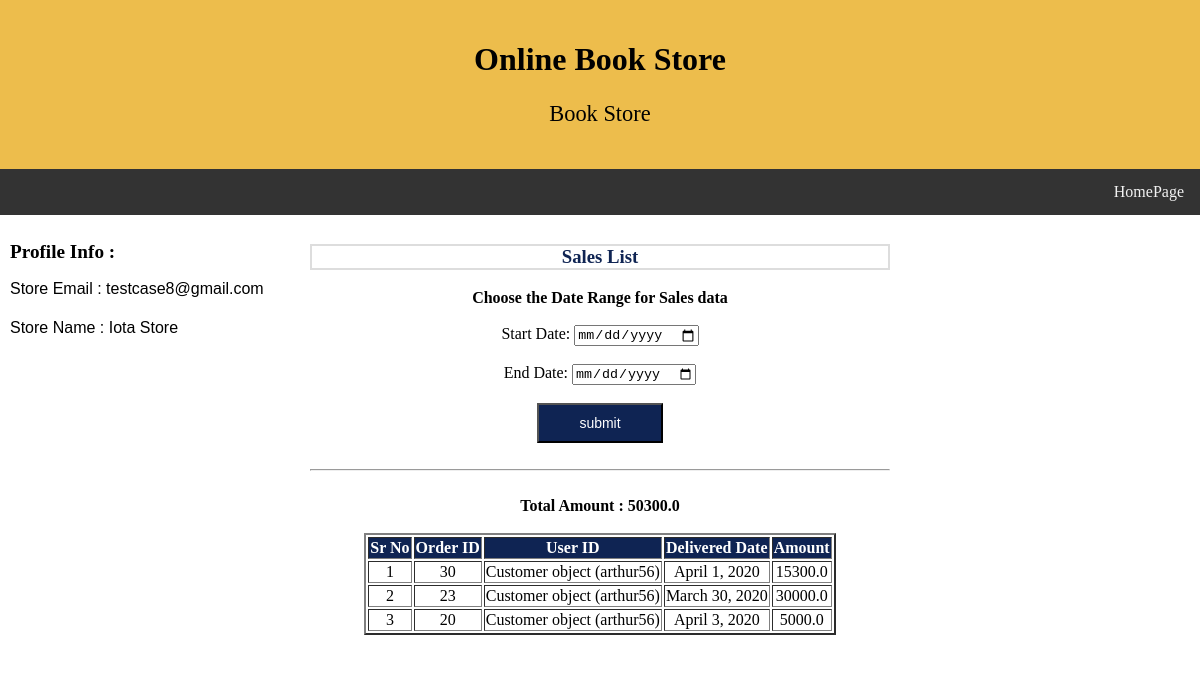
/store/storeSales (signed in), run on the app's committed database.
### newApp/models.py (models this page shows)
class Book_store(models.Model):
    store_id        = models.AutoField(primary_key = True)
    store_name      = models.CharField(max_length = 100)
    email           = models.EmailField(unique = True)
    password        = models.CharField(max_length = 50)
    website         = models.CharField(max_length = 50)
    phone_no        = models.CharField(max_length = 10)
    rating          = models.IntegerField(default = 0, null = True)
    address_line1   = models.CharField(max_length = 100)
    address_line2   = models.CharField(max_length = 100)
    city            = models.CharField(max_length = 50)
    district        = models.CharField(max_length = 50)
    state           = models.CharField(max_length = 50)
    zip_code        = models.CharField(max_length = 6)
    class Meta:
        db_table = "Book_store"

class Order(models.Model):
    STATUS_CHOICES  = [('Delivered', 'Delivered'), ('Processing', 'Processing'), ('Cancelled', 'Cancelled')]
    order_id        = models.AutoField(primary_key = True)
    user_id         = models.ForeignKey(Customer, on_delete = models.CASCADE)
    store_id        = models.ForeignKey(Book_store, to_field = 'store_id', db_column = 'store_id', on_delete = models.CASCADE)
    status                  = models.CharField(max_length = 20, choices = STATUS_CHOICES)
    date_of_order           = models.DateTimeField(auto_now_add = True)
    expected_delivery_date  = models.DateField(null = True, blank = True)
    delivered_date          = models.DateField(null = True, blank = True)
    cancelled_date          = models.DateField(null = True, blank = True)
    cancelled_by            = models.CharField(max_length = 20, null = True, blank = True)
    cancellation_remarks    = models.CharField(max_length = 100, null = True, blank = True)
    total_price             = models.FloatField(default = 0.0)
    address_no              = models.IntegerField(default = 0)
    class Meta:
        db_table = "Order"

class Customer(models.Model):
    user_id         = models.CharField(max_length = 50, primary_key = True)
    email           = models.EmailField()
    password        = models.CharField(max_length = 50)
    first_name      = models.CharField(max_length = 50)
    middle_name     = models.CharField(max_length = 50, null = True)
    last_name       = models.CharField(max_length = 50)
    phone_no        = models.CharField(max_length = 50)
    no_of_addr      = models.IntegerField(default = 1)
    class Meta:
        db_table = "Customer"

### newApp/views.py (the view)
# urls.py: path('store/storeSales', views.storeSalesList, name ='storeSalesList'),
def storeSalesList(request):
    if storeSessionCheck(request) == True:
        if request.method == "POST":
            storeemail = request.session['email']
            cursor1 = connection.cursor()
            query = '''SELECT store_id, store_name, email
                       FROM Book_store
                       WHERE email=%s'''
            cursor1.execute(query, [storeemail])
            q_result_store = cursor1.fetchone()
            store = {}
            store_email     = q_result_store[2]
            store_name      = q_result_store[1]
            store_id        = q_result_store[0]
            start_date = request.POST['start_date']
            end_date   = request.POST['end_date']
            if start_date != None or end_date != None:
                order_list = Order.objects.filter(store_id = store_id, status = "Delivered", delivered_date__range = [start_date, end_date]).order_by('-delivered_date')[:20]
                total_amt = 0
                for order in order_list:
                    total_amt = total_amt + order.total_price
            else:
                messages.error(request, "Enter the Date correctly")
            return render(request, 'store/salesList.html', {'store_email': store_email, 'store_name' : store_name,'o_list': order_list, 'amount': total_amt})
        else:
            storeemail = request.session['email']
            cursor1 = connection.cursor()
            query = '''SELECT store_id, store_name, email
                       FROM Book_store
                       WHERE email=%s'''
            cursor1.execute(query, [storeemail])
            q_result_store = cursor1.fetchone()
            store = {}
            store_email     = q_result_store[2]
            store_name      = q_result_store[1]
            store_id        = q_result_store[0]
            order_list = Order.objects.filter(store_id = store_id, status = "Delivered").order_by('-date_of_order')[:20]
            total_amt = 0
            for order in order_list:
                total_amt = total_amt + order.total_price
            return render(request, 'store/salesList.html', {'store_email': store_email, 'store_name' : store_name,'o_list': order_list, 'amount': total_amt})
    else:
        messages.error(request, "Not Logged In")
        return redirect('storeLogin')

### newApp/views.py (called while the page is built)
def storeSessionCheck(request):
    if request.session.has_key('email'):
        email = request.session['email']
        cursor = connection.cursor()
        query = '''SELECT *
                   FROM Book_store
                   WHERE email=%s'''
        cursor.execute(query, [email])
        q_result = cursor.fetchall()
        storeCount = len(q_result)
        if storeCount == 1:
            return True
        else:
            return False
    else:
        return False

### newApp/templates/store/salesList.html (shortened to what this page needs)
<!DOCTYPE html>
<html lang="en">
<head>
</head>
<body>
<div class="header">
 <h1>Online Book Store</h1>
 <p style="font-family:times new roman;font-size:140%";>Book Store</p>
</div>
<div class="topnav">
 <a href="/store/storeProfile">HomePage</a>
</div>
<div class="row">
 <div class="column side">
    <h2 style="font-family:times new roman;font-size:120%";>Profile Info :</h2>
   <p style="font-family:arial;font-size:100%;line-height:1.2";>
     Store Email : {{store_email}}<br><br>
     Store Name  : {{store_name}}<br><br>
    </p>
 </div>
 <div class="column middle">
   <h3 style="color:#0f2453;border:2px solid #ddd">Sales List</h3>
   <strong>Choose the Date Range for Sales data</strong>
   <br><br>
  <form name = "dateform" method="POST" onsubmit = "return validateForm()">{% csrf_token %}
    <label for="start_date">Start Date:</label>
    <input align = "center" type="date" id="start_date" name="start_date">
    <br><br>
    <label for="end_date">End Date:</label>
    <input align = "center" type="date" id="end_date" name="end_date">
    <br><br>
    <button class="button" style="width: 200px auto"  align = "center" formaction ="{% url 'storeSalesList' %}">submit</button><br><br>
    <hr>
    <br>
    <strong align ="center">Total Amount : {{amount}}</strong>
    <br><br>
    </form>
       {% if o_list %}
                       <table border="2" align="center">
                       <tr style="background-color: #0f2453">
                            <th style="color: white">Sr No</th>
                            <th style="color: white">Order ID</th>
                            <th style="color: white">User ID</th>
                            <th style="color: white">Delivered Date</th>
                            <th style="color: white">Amount</th>
                        </tr>
                       {% for order in o_list%}
                        <tr>
                            <td>{{ forloop.counter }}</td>
                            <td>{{ order.order_id }}</td>
                            <td>{{ order.user_id }}</td>
                            <td>{{ order.delivered_date }}</td>
                            <td>{{ order.total_price }}</td>
                       </tr>
                       {% endfor %}
                      </table>
       {% else %}
           <h3 align="center">No Sales data available</h>
       {% endif %}
</div>
 <div class="column side">
 </div>
</div>
</body>
</html>

### newApp/templates/store/salesList.html (style rules this page uses)
* { box-sizing: border-box; }
body { margin: 0; }
.header { background-color: #EDBD4C; padding: 20px; text-align: center; }
.topnav { overflow: hidden; background-color: #333; }
.topnav a { float: right; display: block; color: #f2f2f2; text-align: center; padding: 14px 16px; text-decoration: none; }
.column { float: left; padding: 10px; }
.column.side { width: 25%; }
.column.middle { width: 50%; text-align: center; }
.row:after { content: ""; display: table; clear: both; }
.button { display: inline-block; background-color: #0f2453; border: ; color: white; padding: 10px 40px; text-align: center; font-size: 14px; cursor: pointer; }

### data on the page
Book_store: email "testcase8@gmail.com", store_name "Iota Store"
Order: order_id "30", user_id "Customer object (arthur56)", delivered_date "April 1, 2020", total_price "15300.0"
Order: order_id "23", user_id "Customer object (arthur56)", delivered_date "March 30, 2020", total_price "30000.0"
Order: order_id "20", user_id "Customer object (arthur56)", delivered_date "April 3, 2020", total_price "5000.0"

### other printed values
{{ amount }} "50300.0"
